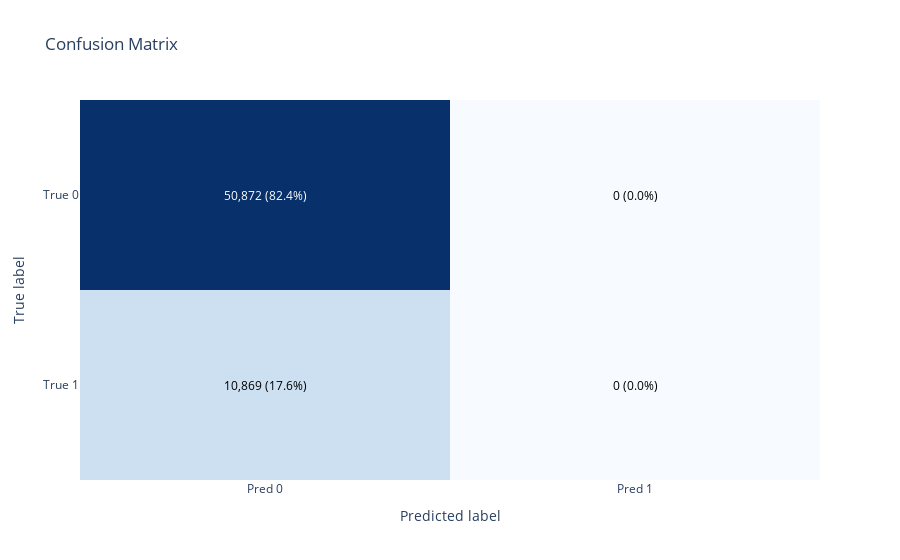

The notebook cell saved with this chart:
### Code cell
evaluator.plot_confusion(evaluator.df_test['target'], evaluator.df_test['y_pred_proba'], threshold='ks')

### Figure 1 — Plotly figure (JSON) as saved in the notebook; plotly's stock layout.template omitted (floating-point values rounded to 4 significant figures)
{"data": [{"colorscale": [[0, "rgb(247,251,255)"], [0.125, "rgb(222,235,247)"], [0.25, "rgb(198,219,239)"], [0.375, "rgb(158,202,225)"], [0.5, "rgb(107,174,214)"], [0.625, "rgb(66,146,198)"], [0.75, "rgb(33,113,181)"], [0.875, "rgb(8,81,156)"], [1, "rgb(8,48,107)"]], "showscale": false, "type": "heatmap", "x": ["Pred 0", "Pred 1"], "y": ["True 0", "True 1"], "z": [[50872, 0], [10869, 0]]}], "layout": {"annotations": [{"font": {"color": "white"}, "showarrow": false, "text": "50,872\n(82.4%)", "x": 0, "y": 0}, {"font": {"color": "black"}, "showarrow": false, "text": "0\n(0.0%)", "x": 1, "y": 0}, {"font": {"color": "black"}, "showarrow": false, "text": "10,869\n(17.6%)", "x": 0, "y": 1}, {"font": {"color": "black"}, "showarrow": false, "text": "0\n(0.0%)", "x": 1, "y": 1}], "title": {"text": "Confusion Matrix"}, "xaxis": {"title": {"text": "Predicted label"}}, "yaxis": {"autorange": "reversed", "title": {"text": "True label"}}}}
